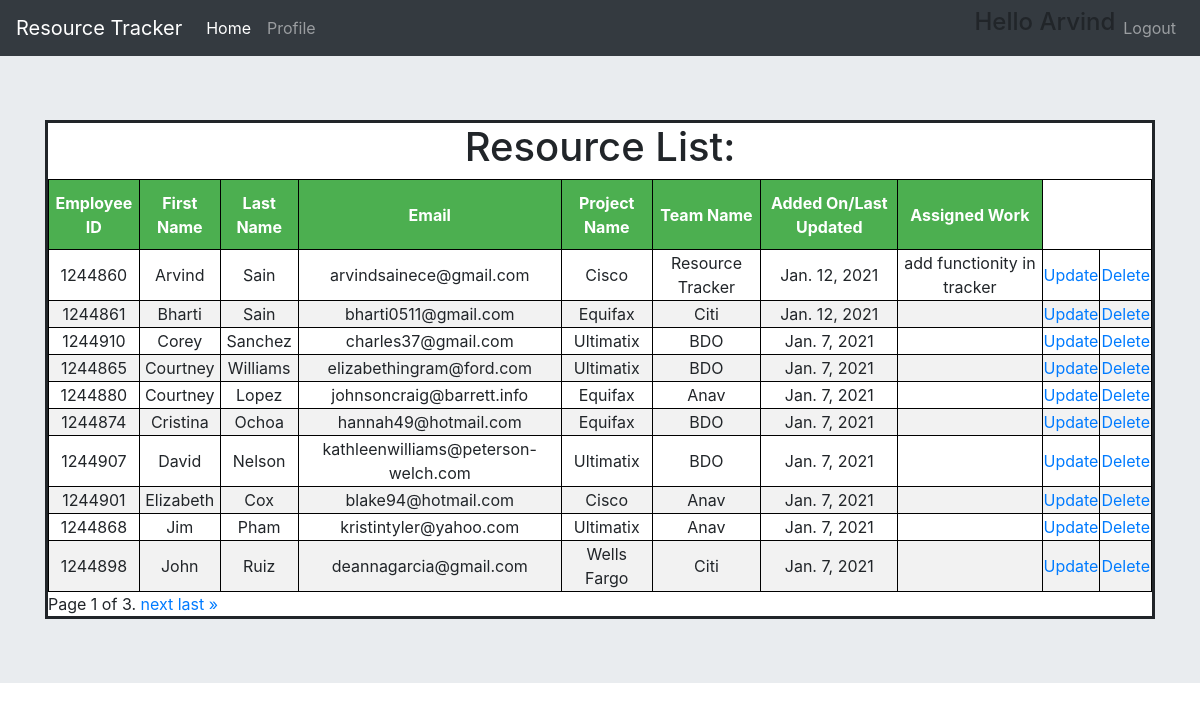
/resourcelist/ (signed in), run on the app's committed database.
### resource/models.py (models this page shows, shortened)
class Resource(models.Model):
    first_name = models.CharField(max_length=50)
    last_name = models.CharField(max_length=50)
    employee_id = models.CharField(max_length=10)
    email_id = models.EmailField()
    project_name = models.CharField(max_length=30)
    team_name = models.CharField(max_length=30)
    added_on = models.DateField(auto_now=True)
    assigned_work = models.TextField(default='', null=True)

### resource/views.py (the view)
# urls.py: path('resourcelist/', views.view_resource, name='resourcelist'),
@login_required(login_url="/login")
def view_resource(request):
    resource_list = Resource.objects.order_by('first_name')
    paginator = Paginator(resource_list,10)
    page_number = request.GET.get('page')
    page_obj = paginator.get_page(page_number)
    try:
        resource_list = paginator.page(page_number)
    except PageNotAnInteger:
        resource_list = paginator.page(1)
    except EmptyPage:
        resource_list = paginator.page(paginator.num_pages)
    uname = request.session['uname'].capitalize()
    return render(request, 'resource/resourcelist.html',{'res_list': resource_list, 'page_obj': page_obj, 'uname': uname})

### resource/templates/resource/resourcelist.html (shortened to what this page needs)
<!DOCTYPE html>
{% extends 'resource/base.html' %}
{% load static %}
    {% block style %}
    <link rel="stylesheet" href="{% static 'resource/css/resourcelist.css' %}">
    {% endblock %}
    {% block div %}
    <li class="nav-item">
        <a class="nav-link" href="{% url 'profile' %}">Profile</a>
    </li>
    {% endblock %}
    {% block nav %}
    <ul class="navbar-nav navbar-right">
        <li class="nav-item">
            <h4>Hello {{uname}}</h4>
        </li>
        <li class="nav-item">
            <a class="nav-link" href="{% url 'logout' %}">Logout</a>
        </li>
    </ul>
    {% endblock %}
    {% block body %}
    <div class="jumbotron1">
        <h1>Resource List:</h1>
        {% if res_list %}
        <table>
            <thead>
            <th>Employee ID</th>
            <th>First Name</th>
            <th>Last Name</th>
            <th>Email</th>
            <th>Project Name</th>
            <th>Team Name</th>
            <th>Added On/Last Updated</th>
            <th>Assigned Work</th>
            </thead>
            {% for res in res_list %}
            <tr>
                <td>{{res.employee_id}}</a></td>
                <td>{{res.first_name}}</td>
                <td>{{res.last_name}}</td>
                <td>{{res.email_id}}</td>
                <td>{{res.project_name}}</td>
                <td>{{res.team_name}}</td>
                <td>{{res.added_on}}</td>
                <td>{{res.assigned_work}}</td>
                <td><a href="{% url 'update' id=res.employee_id %}">Update</td>
                <td><a href="{% url 'delete' id=res.employee_id %}">Delete</td>
            </tr>
            {% endfor %}
        </table>
        {% else %}
        <p>No Records Found!!!</p>
        {% endif %}
        <div class="pagination">
            <span class="step-links">
                <span class="current">
                    Page {{ page_obj.number }} of {{ page_obj.paginator.num_pages }}.
                </span>
                {% if page_obj.has_next %}
                <a href="?page={{ page_obj.next_page_number }}">next</a>
                <a href="?page={{ page_obj.paginator.num_pages }}">last &raquo;</a>
                {% endif %}
            </span>
        </div>
    </div>
    {% endblock %}

### resource/static/resource/css/resourcelist.css (style rules this page uses)
.jumbotron1 { background: white; border-style: solid; text-align: center; }
table { width: 100%; }
th { height: 70px; background-color: #4CAF50; color: white; }
table, th, td { border: 1px solid black; }
tr:nth-child(even) { background-color: #f2f2f2; }

### data on the page
Resource: employee_id "1244860", first_name "Arvind", last_name "Sain", email_id "arvindsainece@gmail.com", project_name "Cisco", team_name "Resource Tracker", added_on "Jan. 12, 2021", assigned_work "add functionity in tracker"
Resource: employee_id "1244861", first_name "Bharti", last_name "Sain", email_id "bharti0511@gmail.com", project_name "Equifax", team_name "Citi", added_on "Jan. 12, 2021"
Resource: employee_id "1244910", first_name "Corey", last_name "Sanchez", email_id "charles37@gmail.com", project_name "Ultimatix", team_name "BDO", added_on "Jan. 7, 2021"
Resource: employee_id "1244865", first_name "Courtney", last_name "Williams", email_id "elizabethingram@ford.com", project_name "Ultimatix", team_name "BDO", added_on "Jan. 7, 2021"
Resource: employee_id "1244880", first_name "Courtney", last_name "Lopez", email_id "johnsoncraig@barrett.info", project_name "Equifax", team_name "Anav", added_on "Jan. 7, 2021"
Resource: employee_id "1244874", first_name "Cristina", last_name "Ochoa", email_id "hannah49@hotmail.com", project_name "Equifax", team_name "BDO", added_on "Jan. 7, 2021"
Resource: employee_id "1244907", first_name "David", last_name "Nelson", email_id "kathleenwilliams@peterson-welch.com", project_name "Ultimatix", team_name "BDO", added_on "Jan. 7, 2021"
Resource: employee_id "1244901", first_name "Elizabeth", last_name "Cox", email_id "blake94@hotmail.com", project_name "Cisco", team_name "Anav", added_on "Jan. 7, 2021"
Resource: employee_id "1244868", first_name "Jim", last_name "Pham", email_id "kristintyler@yahoo.com", project_name "Ultimatix", team_name "Anav", added_on "Jan. 7, 2021"
Resource: employee_id "1244898", first_name "John", last_name "Ruiz", email_id "deannagarcia@gmail.com", project_name "Wells Fargo", team_name "Citi", added_on "Jan. 7, 2021"

### other printed values
{{ uname }} "Arvind"
{{ page_obj.number }} "1"
{{ page_obj.paginator.num_pages }} "3"
